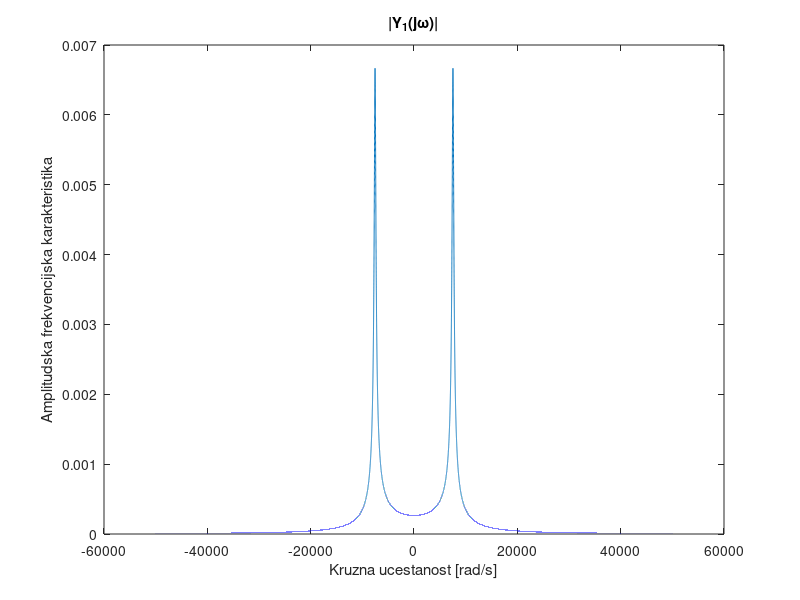
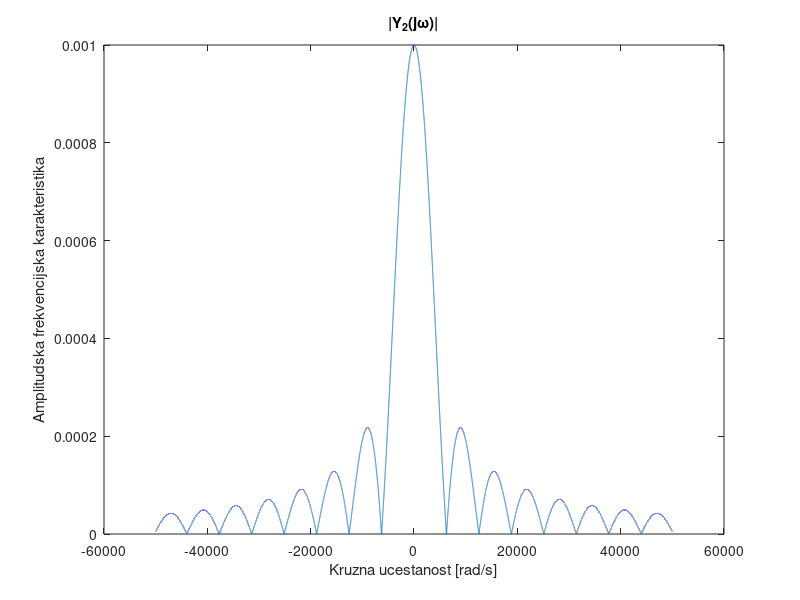
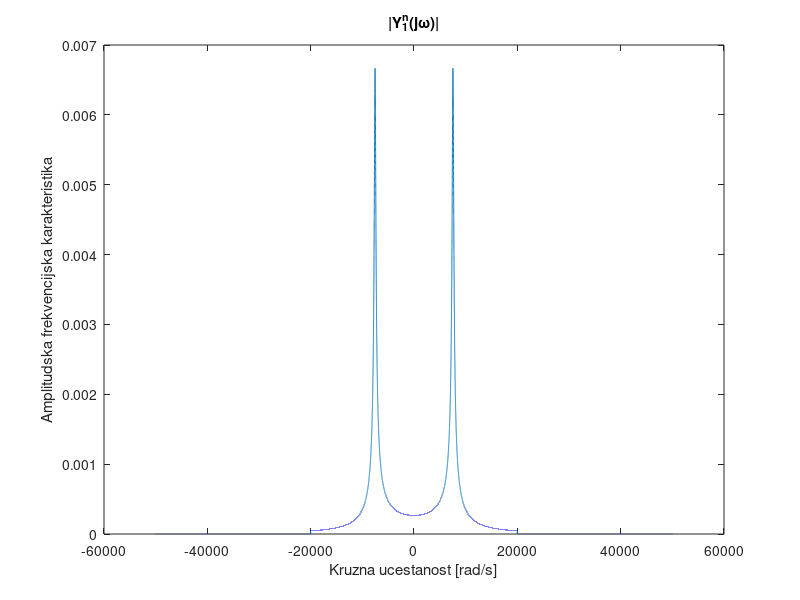
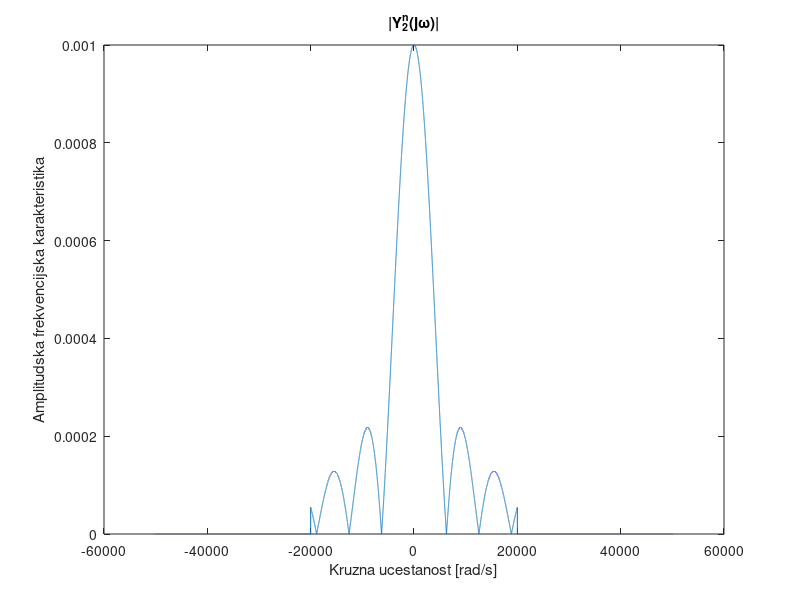

Recreate these plots in MATLAB, in order.
% Uros Bojanic 2019/0077

% t = linspace(0,0.015,1000);
% y1 = heaviside(t).*2.*sin(2400*pi.*t).*exp(-150.*t);
% y2 = heaviside(t-0.001)-heaviside(t-0.002);

w = linspace(-50000,50000,100000);

% Spektar signala y_{1}(t)
AFK1 = (4800*pi)./(sqrt(((2400*pi)^(2)+150^(2)-w.^(2)).^(2)+(300.*w).^(2)));
figure(1)
plot(w,AFK1);
title('|Y_{1}(j\omega)|')
xlabel('Kruzna ucestanost [rad/s]')
ylabel('Amplitudska frekvencijska karakteristika')

% Spektar signala y_{2}(t)
AFK2 = 0.001.*abs((sin(0.0005.*w))./(0.0005.*w));
figure(2)
plot(w,AFK2);
title('|Y_{2}(j\omega)|')
xlabel('Kruzna ucestanost [rad/s]')
ylabel('Amplitudska frekvencijska karakteristika')

% Spektar filtriranog signala y_{1}^{n}(t)
AFK1_NF = AFK1;
wb1 = 20000;
for i=1 : size(w,2)
    if (abs(w(i)) >  wb1)
        AFK1_NF(i) = 0;
    end
end
figure(3)
plot(w,AFK1_NF);
title('|Y_{1}^n(j\omega)|')
xlabel('Kruzna ucestanost [rad/s]')
ylabel('Amplitudska frekvencijska karakteristika')

% Spektar filtriranog signala y_{2}^{n}(t)
AFK2_NF = AFK2;
wb2 = 20000;
for i=1 : size(w,2)
    if (abs(w(i)) >  wb2)
        AFK2_NF(i) = 0;
    end
end
figure(4)
plot(w,AFK2_NF);
title('|Y_{2}^n(j\omega)|')
xlabel('Kruzna ucestanost [rad/s]')
ylabel('Amplitudska frekvencijska karakteristika')

% Spektar modulisanog filtriranog signala y_{2}^{m}(t)
w_new = linspace(-100000,100000,200000);
AFK2_NF_MOD = zeros(size(w_new));
wc = wb1 * 2;
for i = 1 : size(w,2)
    if (AFK2_NF(i) ~= 0)
        AFK2_NF_MOD(i + 50000 - wc) = AFK2_NF_MOD(i + 50000 - wc) + AFK2_NF(i)/2;
        AFK2_NF_MOD(i + 50000 + wc) = AFK2_NF_MOD(i + 50000 + wc) + AFK2_NF(i)/2;
    end
end
figure(5)
plot(w_new,AFK2_NF_MOD);
title('|Y_{2}^m(j\omega)|')
xlabel('Kruzna ucestanost [rad/s]')
ylabel('Amplitudska frekvencijska karakteristika')

% Spektar transmisionog signala y_{T}(t)
AFKT = AFK2_NF_MOD;
for i = 1 : size(w,2)
    if (AFK2_NF(i) ~= 0)
        AFKT(i + 50000) = AFKT(i + 50000) + AFK1_NF(i);
    end
end
figure(6)
plot(w_new,AFKT);
title('|Y_{T}(j\omega)|')
xlabel('Kruzna ucestanost [rad/s]')
ylabel('Amplitudska frekvencijska karakteristika')

% Spektar prijemnog signala y_{R}(t)
AFKR = AFKT;
wr = wb1 + 2*wb2;
for i=1 : size(w_new,2)
    if (abs(w_new(i)) >  wr)
        AFKR(i) = 0;
    end
end
figure(7)
plot(w_new,AFKT);
title('|Y_{R}(j\omega)|')
xlabel('Kruzna ucestanost [rad/s]')
ylabel('Amplitudska frekvencijska karakteristika')

% Spektar signala y_{2}^{b}(t) dobijenog filtriranjem
AFK2_B = AFKR;
wPO1 = wb1;
wPO2 = wb2 + wc;
for i = 1 + wc : size(w_new,2) - wc
    if (abs(w_new(i)) <  wPO1 || abs(w_new(i)) > wPO2)
        AFK2_B(i) = 0;
    end
end
figure(8)
plot(w_new,AFK2_B);
title('|Y_{2}^{b}(j\omega)|')
xlabel('Kruzna ucestanost [rad/s]')
ylabel('Amplitudska frekvencijska karakteristika')

% Spektar signala y_{2}^{d}(t) dobijenog demodulacijom
AFK2_D = zeros(size(w_new));
for i = 1 + wc : size(w_new,2) - wc
    if (AFK2_B(i) ~= 0)
        AFK2_D(i + wc) = AFK2_D(i + wc) + AFK2_B(i)/2;
        AFK2_D(i - wc) = AFK2_D(i - wc) + AFK2_B(i)/2;
    end
end
figure(9)
plot(w_new,AFK2_D);
title('|Y_{2}^{d}(j\omega)|')
xlabel('Kruzna ucestanost [rad/s]')
ylabel('Amplitudska frekvencijska karakteristika')

% Spektar rekonstruisanog signala y_{1}^{r}(t)
AFK1_r = zeros(size(w));
for i = 1 + 50000 : size(w_new,2) - 50000
    if (abs(w_new(i)) <  wb1)
        AFK1_r(i - 50000) = AFKR(i);
    end
end
figure(10)
plot(w,AFK1_r);
title('|Y_{1}^{r}(j\omega)|')
xlabel('Kruzna ucestanost [rad/s]')
ylabel('Amplitudska frekvencijska karakteristika')

% Spektar rekonstruisanog signala y_{2}^{r}(t)
AFK2_r = zeros(size(w));
for i = 1 + 50000 : size(w_new,2) - 50000
    if (abs(w_new(i)) <  wb1)
        AFK2_r(i - 50000) = 2*AFK2_D(i);
    end
end
figure(11)
plot(w,AFK2_r);
title('|Y_{2}^{r}(j\omega)|')
xlabel('Kruzna ucestanost [rad/s]')
ylabel('Amplitudska frekvencijska karakteristika')